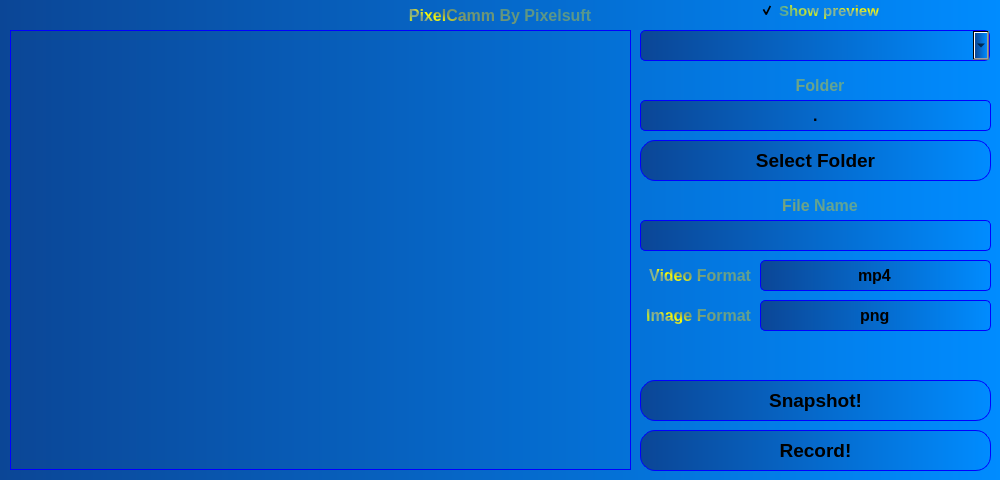
<?xml version="1.0" encoding="UTF-8"?>
<ui version="4.0">
 <author>Pixelsuft</author>
 <class>MainWindow</class>
 <widget class="QMainWindow" name="MainWindow">
  <property name="geometry">
   <rect>
    <x>0</x>
    <y>0</y>
    <width>1000</width>
    <height>480</height>
   </rect>
  </property>
  <property name="minimumSize">
   <size>
    <width>1000</width>
    <height>480</height>
   </size>
  </property>
  <property name="font">
   <font>
    <family>Segoe UI</family>
   </font>
  </property>
  <property name="windowTitle">
   <string>PixelCamm</string>
  </property>
  <property name="windowIcon">
   <iconset>
    <normaloff>C:/Users/Лёха/.designer/backup/icon.ico</normaloff>C:/Users/Лёха/.designer/backup/icon.ico</iconset>
  </property>
  <property name="windowOpacity">
   <double>1.000000000000000</double>
  </property>
  <property name="styleSheet">
   <string notr="true">	background-color: qlineargradient(spread:pad, x1:0, y1:0, x2:1, y2:0, stop:0 rgba(11,70,150,255), stop:1 rgba(0,140,255,255));</string>
  </property>
  <widget class="QWidget" name="centralwidget">
   <widget class="QLabel" name="mainLabel">
    <property name="geometry">
     <rect>
      <x>400</x>
      <y>0</y>
      <width>200</width>
      <height>31</height>
     </rect>
    </property>
    <property name="font">
     <font>
      <family>Segoe UI</family>
      <pointsize>12</pointsize>
      <weight>75</weight>
      <bold>true</bold>
     </font>
    </property>
    <property name="styleSheet">
     <string notr="true">background-color: rgba(0, 0, 0, 0);
color: qconicalgradient(cx:0, cy:0, angle:135, stop:0 rgba(255, 255, 0, 69), stop:0.375 rgba(255, 255, 0, 69), stop:0.423533 rgba(251, 255, 0, 145), stop:0.45 rgba(247, 255, 0, 208), stop:0.477581 rgba(255, 244, 71, 130), stop:0.518717 rgba(255, 218, 71, 130), stop:0.55 rgba(255, 255, 0, 255), stop:0.57754 rgba(255, 203, 0, 130), stop:0.625 rgba(255, 255, 0, 69), stop:1 rgba(255, 255, 0, 69))</string>
    </property>
    <property name="text">
     <string>PixelCamm By Pixelsuft</string>
    </property>
    <property name="alignment">
     <set>Qt::AlignCenter</set>
    </property>
   </widget>
   <widget class="QCheckBox" name="showCheck">
    <property name="geometry">
     <rect>
      <x>760</x>
      <y>0</y>
      <width>120</width>
      <height>21</height>
     </rect>
    </property>
    <property name="font">
     <font>
      <family>Segoe UI</family>
      <pointsize>11</pointsize>
      <weight>75</weight>
      <bold>true</bold>
     </font>
    </property>
    <property name="styleSheet">
     <string notr="true">background-color: rgba(0, 0, 0, 0);
color: qconicalgradient(cx:0, cy:0, angle:135, stop:0 rgba(255, 255, 0, 69), stop:0.375 rgba(255, 255, 0, 69), stop:0.423533 rgba(251, 255, 0, 145), stop:0.45 rgba(247, 255, 0, 208), stop:0.477581 rgba(255, 244, 71, 130), stop:0.518717 rgba(255, 218, 71, 130), stop:0.55 rgba(255, 255, 0, 255), stop:0.57754 rgba(255, 203, 0, 130), stop:0.625 rgba(255, 255, 0, 69), stop:1 rgba(255, 255, 0, 69));</string>
    </property>
    <property name="text">
     <string>Show preview</string>
    </property>
    <property name="checked">
     <bool>true</bool>
    </property>
   </widget>
   <widget class="QComboBox" name="cameraBox">
    <property name="geometry">
     <rect>
      <x>640</x>
      <y>30</y>
      <width>350</width>
      <height>31</height>
     </rect>
    </property>
    <property name="font">
     <font>
      <family>Segoe UI</family>
      <weight>75</weight>
      <bold>true</bold>
     </font>
    </property>
    <property name="styleSheet">
     <string notr="true">border: 1px solid blue;
border-radius: 5px;</string>
    </property>
    <property name="currentText">
     <string/>
    </property>
   </widget>
   <widget class="QPushButton" name="recordButton">
    <property name="geometry">
     <rect>
      <x>640</x>
      <y>430</y>
      <width>351</width>
      <height>41</height>
     </rect>
    </property>
    <property name="font">
     <font>
      <family>Segoe UI</family>
      <pointsize>14</pointsize>
      <weight>75</weight>
      <bold>true</bold>
     </font>
    </property>
    <property name="styleSheet">
     <string notr="true">QPushButton{
	border: 1px solid blue;
	border-radius: 15px;
	background-color: qlineargradient(spread:pad, x1:0, y1:0, x2:1, y2:0, stop:0 	rgba(11,70,150,255), stop:1 rgba(0,140,255,255));
}
QPushButton:hover{
	background-color: qlineargradient(spread:pad, x1:0, y1:0, x2:1, y2:0, stop:0 	rgba(111,170,250,255), stop:1 rgba(100,240,255,255));
}</string>
    </property>
    <property name="text">
     <string>Record!</string>
    </property>
   </widget>
   <widget class="QLabel" name="cameraImage">
    <property name="geometry">
     <rect>
      <x>10</x>
      <y>30</y>
      <width>621</width>
      <height>440</height>
     </rect>
    </property>
    <property name="styleSheet">
     <string notr="true">background-color: rgba(0, 0, 0, 0);
border: 1px solid blue;</string>
    </property>
    <property name="midLineWidth">
     <number>0</number>
    </property>
    <property name="text">
     <string/>
    </property>
    <property name="pixmap">
     <pixmap>bot.gif</pixmap>
    </property>
    <property name="scaledContents">
     <bool>true</bool>
    </property>
   </widget>
   <widget class="QLineEdit" name="dirpathEdit">
    <property name="geometry">
     <rect>
      <x>640</x>
      <y>100</y>
      <width>351</width>
      <height>31</height>
     </rect>
    </property>
    <property name="font">
     <font>
      <family>Segoe UI</family>
      <pointsize>12</pointsize>
      <weight>75</weight>
      <bold>true</bold>
     </font>
    </property>
    <property name="styleSheet">
     <string notr="true">border: 1px solid blue;
border-radius: 5px;</string>
    </property>
    <property name="text">
     <string>.</string>
    </property>
    <property name="alignment">
     <set>Qt::AlignCenter</set>
    </property>
   </widget>
   <widget class="QLineEdit" name="filepathEdit">
    <property name="geometry">
     <rect>
      <x>640</x>
      <y>220</y>
      <width>351</width>
      <height>31</height>
     </rect>
    </property>
    <property name="font">
     <font>
      <family>Segoe UI</family>
      <pointsize>12</pointsize>
      <weight>75</weight>
      <bold>true</bold>
     </font>
    </property>
    <property name="styleSheet">
     <string notr="true">border: 1px solid blue;
border-radius: 5px;</string>
    </property>
    <property name="alignment">
     <set>Qt::AlignCenter</set>
    </property>
   </widget>
   <widget class="QLabel" name="dirpathLabel">
    <property name="geometry">
     <rect>
      <x>720</x>
      <y>70</y>
      <width>200</width>
      <height>31</height>
     </rect>
    </property>
    <property name="font">
     <font>
      <family>Segoe UI</family>
      <pointsize>12</pointsize>
      <weight>75</weight>
      <bold>true</bold>
     </font>
    </property>
    <property name="styleSheet">
     <string notr="true">background-color: rgba(0, 0, 0, 0);
color: qconicalgradient(cx:0, cy:0, angle:135, stop:0 rgba(255, 255, 0, 69), stop:0.375 rgba(255, 255, 0, 69), stop:0.423533 rgba(251, 255, 0, 145), stop:0.45 rgba(247, 255, 0, 208), stop:0.477581 rgba(255, 244, 71, 130), stop:0.518717 rgba(255, 218, 71, 130), stop:0.55 rgba(255, 255, 0, 255), stop:0.57754 rgba(255, 203, 0, 130), stop:0.625 rgba(255, 255, 0, 69), stop:1 rgba(255, 255, 0, 69))</string>
    </property>
    <property name="text">
     <string>Folder</string>
    </property>
    <property name="alignment">
     <set>Qt::AlignCenter</set>
    </property>
   </widget>
   <widget class="QLabel" name="filepathLabel">
    <property name="geometry">
     <rect>
      <x>720</x>
      <y>190</y>
      <width>200</width>
      <height>31</height>
     </rect>
    </property>
    <property name="font">
     <font>
      <family>Segoe UI</family>
      <pointsize>12</pointsize>
      <weight>75</weight>
      <bold>true</bold>
     </font>
    </property>
    <property name="styleSheet">
     <string notr="true">background-color: rgba(0, 0, 0, 0);
color: qconicalgradient(cx:0, cy:0, angle:135, stop:0 rgba(255, 255, 0, 69), stop:0.375 rgba(255, 255, 0, 69), stop:0.423533 rgba(251, 255, 0, 145), stop:0.45 rgba(247, 255, 0, 208), stop:0.477581 rgba(255, 244, 71, 130), stop:0.518717 rgba(255, 218, 71, 130), stop:0.55 rgba(255, 255, 0, 255), stop:0.57754 rgba(255, 203, 0, 130), stop:0.625 rgba(255, 255, 0, 69), stop:1 rgba(255, 255, 0, 69))</string>
    </property>
    <property name="text">
     <string>File Name</string>
    </property>
    <property name="alignment">
     <set>Qt::AlignCenter</set>
    </property>
   </widget>
   <widget class="QPushButton" name="dirpathButton">
    <property name="geometry">
     <rect>
      <x>640</x>
      <y>140</y>
      <width>351</width>
      <height>41</height>
     </rect>
    </property>
    <property name="font">
     <font>
      <family>Segoe UI</family>
      <pointsize>14</pointsize>
      <weight>75</weight>
      <bold>true</bold>
     </font>
    </property>
    <property name="styleSheet">
     <string notr="true">QPushButton{
	border: 1px solid blue;
	border-radius: 15px;
	background-color: qlineargradient(spread:pad, x1:0, y1:0, x2:1, y2:0, stop:0 	rgba(11,70,150,255), stop:1 rgba(0,140,255,255));
}
QPushButton:hover{
	background-color: qlineargradient(spread:pad, x1:0, y1:0, x2:1, y2:0, stop:0 	rgba(111,170,250,255), stop:1 rgba(100,240,255,255));
}</string>
    </property>
    <property name="text">
     <string>Select Folder</string>
    </property>
   </widget>
   <widget class="QLabel" name="formatLabel">
    <property name="geometry">
     <rect>
      <x>640</x>
      <y>260</y>
      <width>111</width>
      <height>31</height>
     </rect>
    </property>
    <property name="font">
     <font>
      <family>Segoe UI</family>
      <pointsize>12</pointsize>
      <weight>75</weight>
      <bold>true</bold>
     </font>
    </property>
    <property name="styleSheet">
     <string notr="true">background-color: rgba(0, 0, 0, 0);
color: qconicalgradient(cx:0, cy:0, angle:135, stop:0 rgba(255, 255, 0, 69), stop:0.375 rgba(255, 255, 0, 69), stop:0.423533 rgba(251, 255, 0, 145), stop:0.45 rgba(247, 255, 0, 208), stop:0.477581 rgba(255, 244, 71, 130), stop:0.518717 rgba(255, 218, 71, 130), stop:0.55 rgba(255, 255, 0, 255), stop:0.57754 rgba(255, 203, 0, 130), stop:0.625 rgba(255, 255, 0, 69), stop:1 rgba(255, 255, 0, 69))</string>
    </property>
    <property name="text">
     <string>Video Format</string>
    </property>
    <property name="alignment">
     <set>Qt::AlignRight|Qt::AlignTrailing|Qt::AlignVCenter</set>
    </property>
   </widget>
   <widget class="QLineEdit" name="formatEdit">
    <property name="geometry">
     <rect>
      <x>760</x>
      <y>260</y>
      <width>231</width>
      <height>31</height>
     </rect>
    </property>
    <property name="font">
     <font>
      <family>Segoe UI</family>
      <pointsize>12</pointsize>
      <weight>75</weight>
      <bold>true</bold>
     </font>
    </property>
    <property name="styleSheet">
     <string notr="true">border: 1px solid blue;
border-radius: 5px;</string>
    </property>
    <property name="text">
     <string>mp4</string>
    </property>
    <property name="alignment">
     <set>Qt::AlignCenter</set>
    </property>
   </widget>
   <widget class="QPushButton" name="snapshotButton">
    <property name="geometry">
     <rect>
      <x>640</x>
      <y>380</y>
      <width>351</width>
      <height>41</height>
     </rect>
    </property>
    <property name="font">
     <font>
      <family>Segoe UI</family>
      <pointsize>14</pointsize>
      <weight>75</weight>
      <bold>true</bold>
     </font>
    </property>
    <property name="styleSheet">
     <string notr="true">QPushButton{
	border: 1px solid blue;
	border-radius: 15px;
	background-color: qlineargradient(spread:pad, x1:0, y1:0, x2:1, y2:0, stop:0 	rgba(11,70,150,255), stop:1 rgba(0,140,255,255));
}
QPushButton:hover{
	background-color: qlineargradient(spread:pad, x1:0, y1:0, x2:1, y2:0, stop:0 	rgba(111,170,250,255), stop:1 rgba(100,240,255,255));
}</string>
    </property>
    <property name="text">
     <string>Snapshot!</string>
    </property>
   </widget>
   <widget class="QLabel" name="imgformatLabel">
    <property name="geometry">
     <rect>
      <x>640</x>
      <y>300</y>
      <width>111</width>
      <height>31</height>
     </rect>
    </property>
    <property name="font">
     <font>
      <family>Segoe UI</family>
      <pointsize>12</pointsize>
      <weight>75</weight>
      <bold>true</bold>
     </font>
    </property>
    <property name="styleSheet">
     <string notr="true">background-color: rgba(0, 0, 0, 0);
color: qconicalgradient(cx:0, cy:0, angle:135, stop:0 rgba(255, 255, 0, 69), stop:0.375 rgba(255, 255, 0, 69), stop:0.423533 rgba(251, 255, 0, 145), stop:0.45 rgba(247, 255, 0, 208), stop:0.477581 rgba(255, 244, 71, 130), stop:0.518717 rgba(255, 218, 71, 130), stop:0.55 rgba(255, 255, 0, 255), stop:0.57754 rgba(255, 203, 0, 130), stop:0.625 rgba(255, 255, 0, 69), stop:1 rgba(255, 255, 0, 69))</string>
    </property>
    <property name="text">
     <string>Image Format</string>
    </property>
    <property name="alignment">
     <set>Qt::AlignRight|Qt::AlignTrailing|Qt::AlignVCenter</set>
    </property>
   </widget>
   <widget class="QLineEdit" name="imgformatEdit">
    <property name="geometry">
     <rect>
      <x>760</x>
      <y>300</y>
      <width>231</width>
      <height>31</height>
     </rect>
    </property>
    <property name="font">
     <font>
      <family>Segoe UI</family>
      <pointsize>12</pointsize>
      <weight>75</weight>
      <bold>true</bold>
     </font>
    </property>
    <property name="styleSheet">
     <string notr="true">border: 1px solid blue;
border-radius: 5px;</string>
    </property>
    <property name="text">
     <string>png</string>
    </property>
    <property name="alignment">
     <set>Qt::AlignCenter</set>
    </property>
   </widget>
  </widget>
 </widget>
 <resources/>
 <connections/>
</ui>
